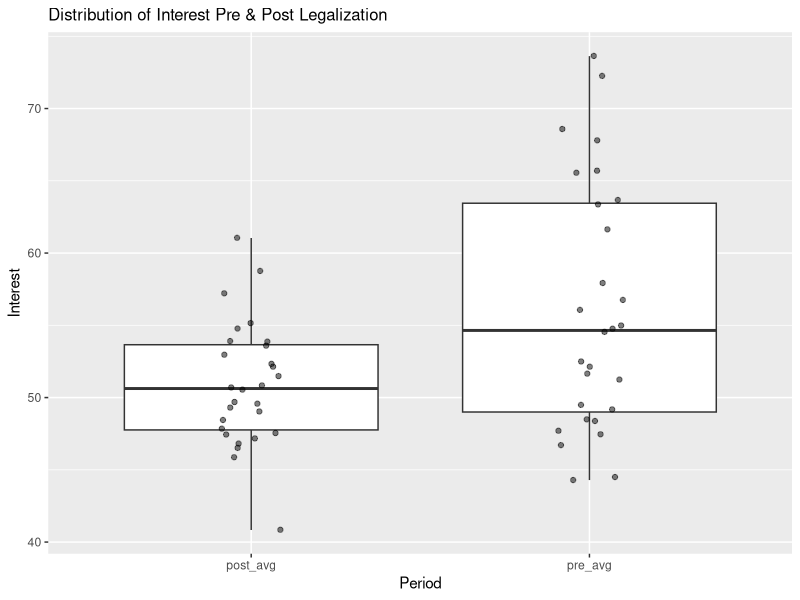
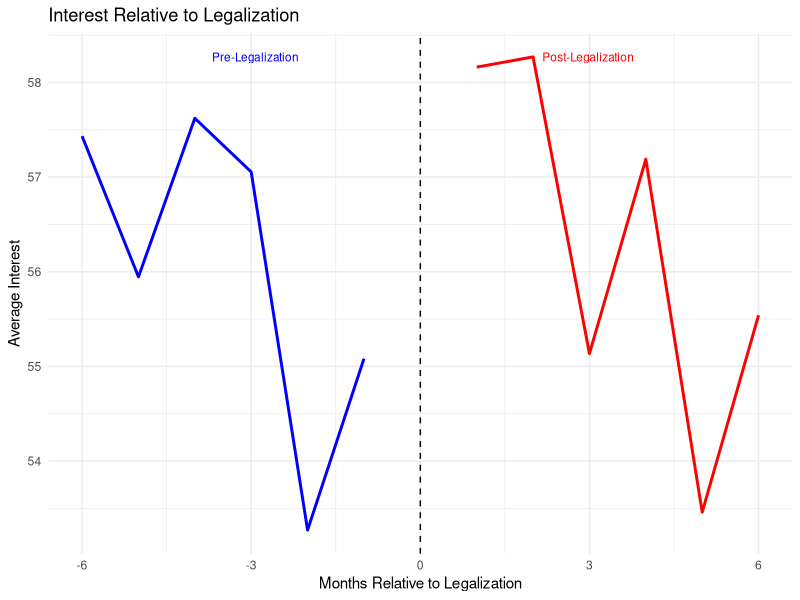
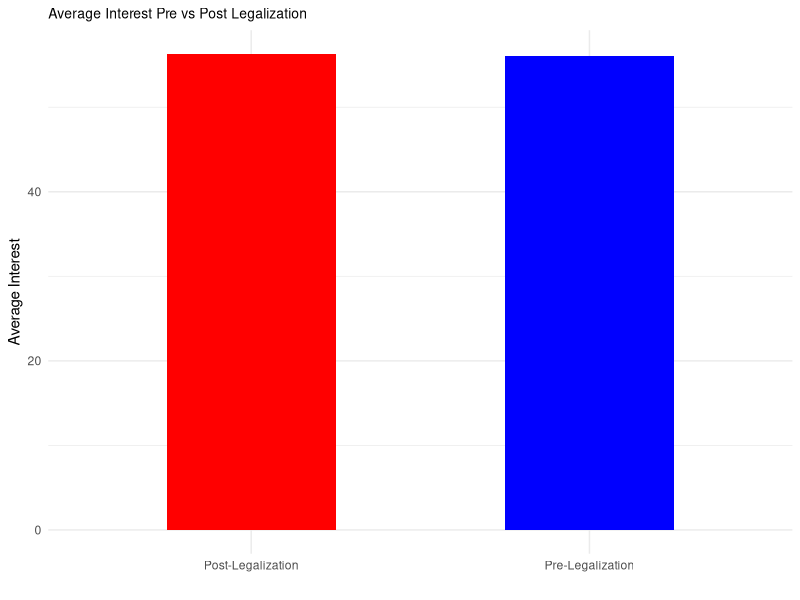
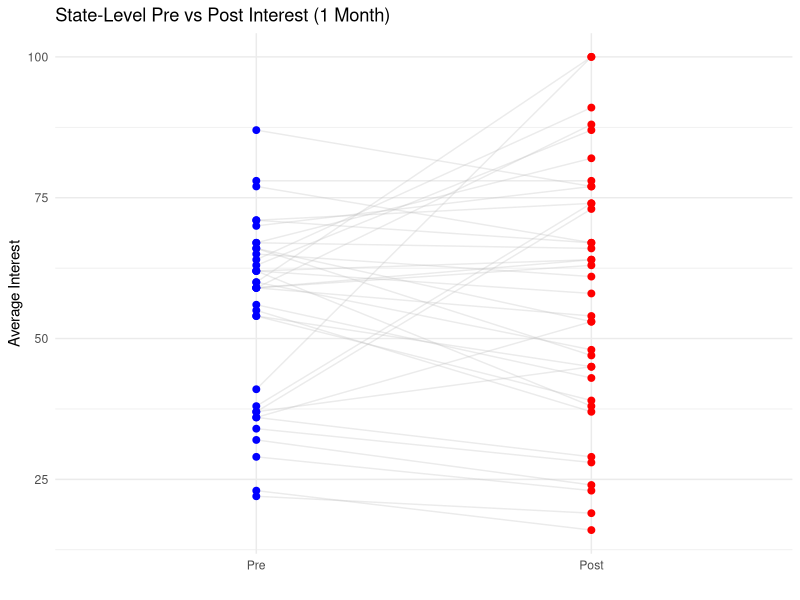
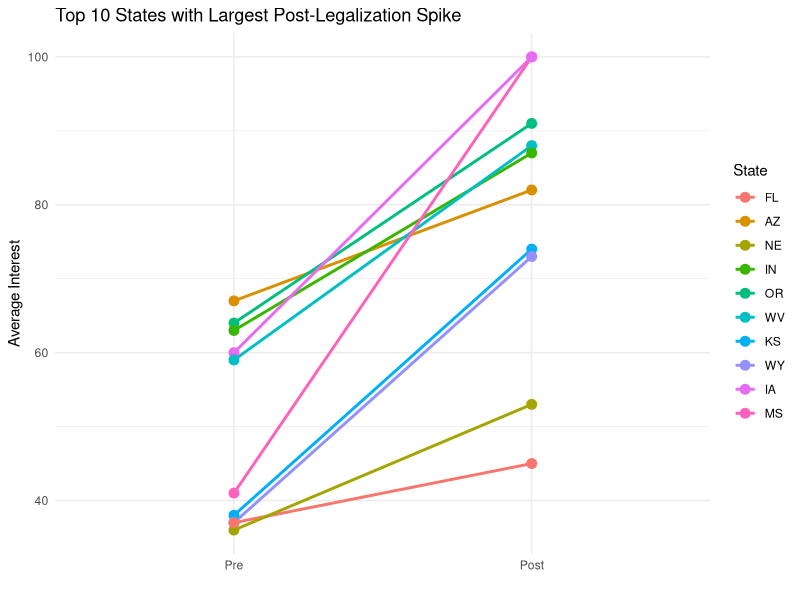
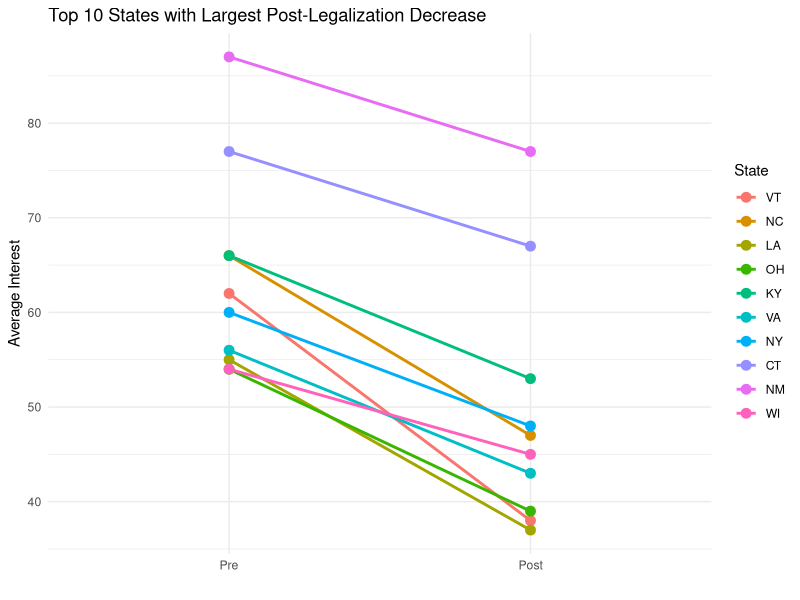
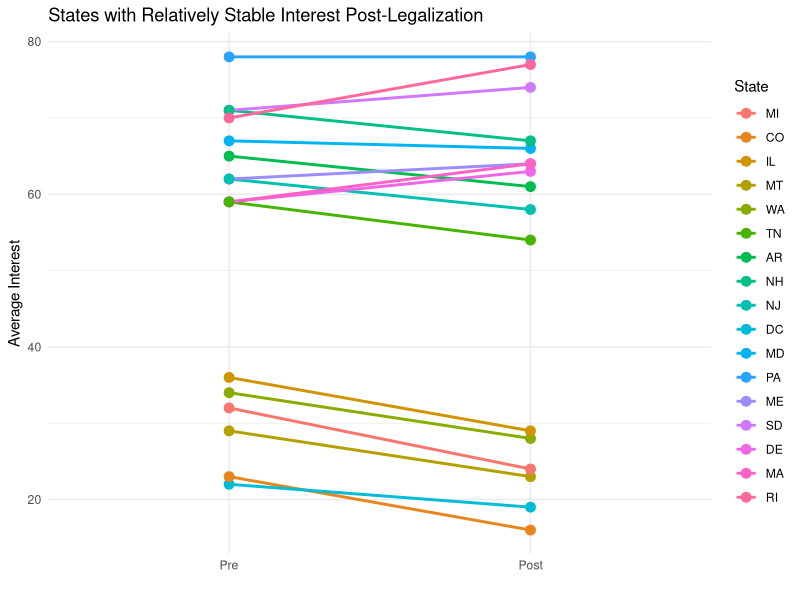
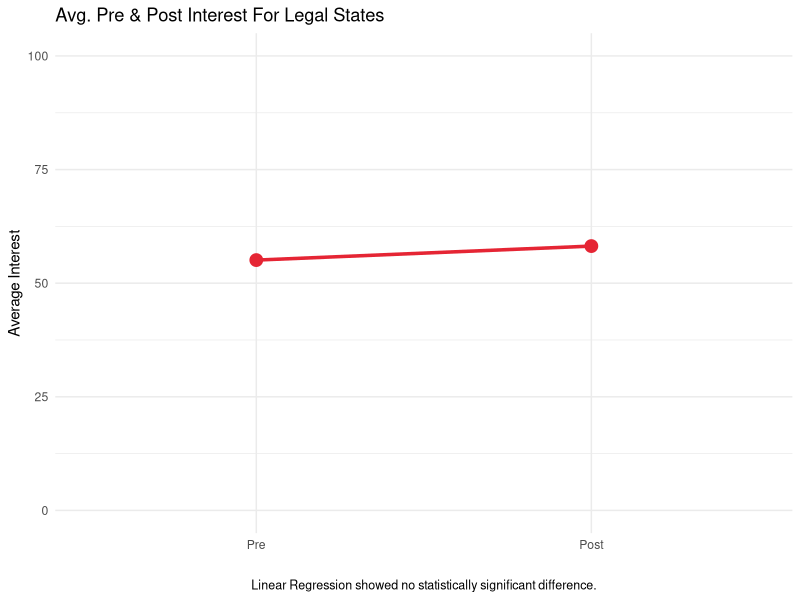

These charts were generated, in order, by the following R code:
## ---- chunk 1
knitr::opts_chunk$set(echo = TRUE)
library(readr)
library(dplyr)
library(lubridate)
library(ggplot2)
library(tidyr)
## ---- chunk 2
data <- read_csv("Full_Dataset.csv")
## ---- chunk 3
legal_states <- data %>%
  filter(Legal_Status == 1)
head(legal_states)

unique(legal_states$Legal_Status) # checking that it worked
## ---- chunk 4
# counting the number of months of data leading up to legalization
legal_states <- legal_states %>%
  group_by(State) %>%
  mutate(time_to_legalization = sum(Pre_Launch)) %>%
  ungroup()

summary(legal_states$time_to_legalization)

legal_states %>% 
  distinct(State, time_to_legalization)
## ---- chunk 5
# fixing date variable
legal_states <- legal_states %>%
  mutate(Date = as.Date(Date, format = "%m/%d/%Y"))

# finding legalization date which will just be the minimum Post_Launch date
legal_states <- legal_states %>%
  group_by(State) %>%
  arrange(Date) %>%
  mutate(
    legalization_date = min(Date[Post_Launch == 1], na.rm = TRUE),
    # backward count of Pre_Launch months
    months_before = ifelse(
      Pre_Launch == 1,
      rev(seq_len(sum(Pre_Launch))),  # reversed running count
      NA
    )
  ) %>%
  ungroup()
## ---- chunk 6
# creating months after variable
legal_states <- legal_states %>%
  group_by(State) %>%
  arrange(Date) %>%
  mutate(
    # months_before as before
    months_before = ifelse(
      Pre_Launch == 1,
      rev(seq_len(sum(Pre_Launch))),
      NA
    ),
    months_after = ifelse(
      Post_Launch == 1,
      cumsum(Post_Launch == 1),
      NA
    )
  ) %>%
  ungroup()
## ---- chunk 7
# overall interest
legal_states %>%
  summarise(
    mean_interest = mean(Interest, na.rm = TRUE),
    median_interest = median(Interest, na.rm = TRUE),
    sd_interest = sd(Interest, na.rm = TRUE)
  )
## ---- chunk 8
# by pre/post legalization
legal_states %>%
  group_by(Pre_Launch, Post_Launch) %>%
  summarise(mean_interest = mean(Interest, na.rm = TRUE),
            sd_interest = sd(Interest, na.rm = TRUE),
            n = n())
## ---- chunk 9
# by online/retail/both
legal_states %>%
  group_by(Online, Retail) %>%
  summarise(mean_interest = mean(Interest, na.rm = TRUE))
## ---- chunk 10
window_months <- 24 # 2 years

legal_states_window <- legal_states %>%
  filter((!is.na(months_before) & months_before <= window_months) |
         (!is.na(months_after) & months_after <= window_months))

# keeping only states with exactly 2 years of data pre and post legalization
state_counts <- legal_states_window %>%
  group_by(State) %>%
  summarise(
    pre_months  = sum(!is.na(months_before) & months_before <= 24),
    post_months = sum(!is.na(months_after)  & months_after <= 24)
  )

valid_states <- state_counts %>%
  filter(pre_months == 24 & post_months == 24) %>%
  pull(State)

legal_states_window <- legal_states_window %>%
  filter(State %in% valid_states,
         (months_before <= 24 & !is.na(months_before)) |
         (months_after  <= 24 & !is.na(months_after)))

# checking
legal_states_window %>%
  group_by(State) %>%
  summarise(
    pre_months  = sum(!is.na(months_before)),
    post_months = sum(!is.na(months_after))
  )

## ---- chunk 11
# computing average pre- and post-legalization interest for each of the 28 states
state_summary <- legal_states_window %>%
  group_by(State) %>%
  summarise(
    pre_avg  = mean(Interest[!is.na(months_before)], na.rm = TRUE),
    post_avg = mean(Interest[!is.na(months_after)], na.rm = TRUE)
  )

state_summary
## ---- chunk 12
# t-test for differences
t.test(state_summary$pre_avg, state_summary$post_avg, paired = TRUE)
## ---- chunk 13
state_summary_long <- state_summary %>%
  pivot_longer(cols = c(pre_avg, post_avg), names_to = "Period", values_to = "Interest")

ggplot(state_summary_long, aes(x = Period, y = Interest)) +
  geom_boxplot() +
  geom_jitter(width = 0.1, alpha = 0.5) +
  labs(title = "Distribution of Interest Pre & Post Legalization") +
  theme(plot.title = element_text(size = 12))
## ---- chunk 14
monthly_trends <- legal_states_window %>%
  mutate(relative_month = ifelse(!is.na(months_before), -months_before, months_after)) %>%
  group_by(relative_month) %>%
  summarise(mean_interest = mean(Interest, na.rm = TRUE))

monthly_trends <- monthly_trends %>%
  mutate(Period = ifelse(relative_month < 0, "Pre-Legalization", "Post-Legalization"))

p <- ggplot(monthly_trends, aes(x = relative_month, y = mean_interest, color = Period)) +
  geom_line(size = 1) +
  geom_vline(xintercept = 0, linetype = "dashed") +
  scale_color_manual(values = c("Pre-Legalization" = "blue", "Post-Legalization" = "red")) +
  labs(
    x = "Months Relative to Legalization",
    y = "Average Interest"
  ) +
  annotate("text", x = -6, y = max(monthly_trends$mean_interest), label = "Pre-Legalization", hjust = 1.1, size = 3, color = "blue") +
  annotate("text", x = 6, y = max(monthly_trends$mean_interest), label = "Post-Legalization", hjust = -0.1, size = 3, color = "red") +
  theme_minimal() +
  theme(legend.position = "none")

ggsave("line_plot.png", plot = p, width = 6, height = 4, dpi = 300)
## ---- chunk 15
window_months <- 6 # 6 months

legal_states_window <- legal_states %>%
  filter((!is.na(months_before) & months_before <= window_months) |
         (!is.na(months_after) & months_after <= window_months))

# keeping only states with exactly 2 years of data pre and post legalization
state_counts <- legal_states_window %>%
  group_by(State) %>%
  summarise(
    pre_months  = sum(!is.na(months_before) & months_before <= 6),
    post_months = sum(!is.na(months_after)  & months_after <= 6)
  )

valid_states <- state_counts %>%
  filter(pre_months == 6 & post_months == 6) %>%
  pull(State)

legal_states_window <- legal_states_window %>%
  filter(State %in% valid_states,
         (months_before <= 6 & !is.na(months_before)) |
         (months_after  <= 6 & !is.na(months_after)))

# checking
legal_states_window %>%
  group_by(State) %>%
  summarise(
    pre_months  = sum(!is.na(months_before)),
    post_months = sum(!is.na(months_after))
  )

# computing average pre- and post-legalization interest for each of the 28 states
state_summary <- legal_states_window %>%
  group_by(State) %>%
  summarise(
    pre_avg  = mean(Interest[!is.na(months_before)], na.rm = TRUE),
    post_avg = mean(Interest[!is.na(months_after)], na.rm = TRUE)
  )

state_summary
## ---- chunk 16
monthly_trends <- legal_states_window %>%
  mutate(relative_month = ifelse(!is.na(months_before), -months_before, months_after)) %>%
  group_by(relative_month) %>%
  summarise(mean_interest = mean(Interest, na.rm = TRUE))

monthly_trends <- monthly_trends %>%
  mutate(Period = ifelse(relative_month < 0, "Pre-Legalization", "Post-Legalization"))

ggplot(monthly_trends, aes(x = relative_month, y = mean_interest, color = Period)) +
  geom_line(size = 1) +
  geom_vline(xintercept = 0, linetype = "dashed") +
  scale_color_manual(values = c("Pre-Legalization" = "blue", "Post-Legalization" = "red")) +
  labs(
    title = "Interest Relative to Legalization",
    x = "Months Relative to Legalization",
    y = "Average Interest"
  ) +
  annotate("text", x = -2, y = max(monthly_trends$mean_interest), label = "Pre-Legalization", hjust = 1.1, size = 3, color = "blue") +
  annotate("text", x = 2, y = max(monthly_trends$mean_interest), label = "Post-Legalization", hjust = -0.1, size = 3, color = "red") +
  theme_minimal() +
  theme(legend.position = "none")
## ---- chunk 17
window_months <- 2 # 2 months

legal_states_window <- legal_states %>%
  filter((!is.na(months_before) & months_before <= window_months) |
         (!is.na(months_after) & months_after <= window_months))

# keeping only states with exactly 2 years of data pre and post legalization
state_counts <- legal_states_window %>%
  group_by(State) %>%
  summarise(
    pre_months  = sum(!is.na(months_before) & months_before <= 2),
    post_months = sum(!is.na(months_after)  & months_after <= 2)
  )

valid_states <- state_counts %>%
  filter(pre_months == 2 & post_months == 2) %>%
  pull(State)

legal_states_window <- legal_states_window %>%
  filter(State %in% valid_states,
         (months_before <= 2 & !is.na(months_before)) |
         (months_after  <= 2 & !is.na(months_after)))

# checking
legal_states_window %>%
  group_by(State) %>%
  summarise(
    pre_months  = sum(!is.na(months_before)),
    post_months = sum(!is.na(months_after))
  )

# computing average pre- and post-legalization interest for each of the 28 states
state_summary <- legal_states_window %>%
  group_by(State) %>%
  summarise(
    pre_avg  = mean(Interest[!is.na(months_before)], na.rm = TRUE),
    post_avg = mean(Interest[!is.na(months_after)], na.rm = TRUE)
  )

state_summary
## ---- chunk 18
# aggregate by pre/post
monthly_trends_bar <- monthly_trends %>%
  group_by(Period) %>%
  summarise(mean_interest = mean(mean_interest, na.rm = TRUE))

# bar plot instead of line
ggplot(monthly_trends_bar, aes(x = Period, y = mean_interest, fill = Period)) +
  geom_col(width = 0.5) +
  scale_fill_manual(values = c("Pre-Legalization" = "blue", "Post-Legalization" = "red")) +
  labs(
    title = "Average Interest Pre vs Post Legalization",
    x = "",
    y = "Average Interest"
  ) +
  theme_minimal() +
  theme(legend.position = "none",
        plot.title = element_text(size = 10))

## ---- chunk 19
state_summary_small <- legal_states_window %>%
  mutate(Period = ifelse(!is.na(months_before), "Pre", "Post")) %>%
  group_by(State, Period) %>%
  summarise(mean_interest = mean(Interest, na.rm = TRUE), .groups = "drop") %>%
  pivot_wider(names_from = Period, values_from = mean_interest)

state_summary_small
## ---- chunk 20
# ttest
t_test_small <- t.test(state_summary_small$Pre, state_summary_small$Post, paired = TRUE)

t_test_small
## ---- chunk 21
window_months <- 1 # 1 month

legal_states_window <- legal_states %>%
  filter((!is.na(months_before) & months_before <= window_months) |
         (!is.na(months_after) & months_after <= window_months))

# keeping only states with exactly 1 month of data pre and post legalization
state_counts <- legal_states_window %>%
  group_by(State) %>%
  summarise(
    pre_months  = sum(!is.na(months_before) & months_before <= 1),
    post_months = sum(!is.na(months_after)  & months_after <= 1)
  )

valid_states <- state_counts %>%
  filter(pre_months == 1 & post_months == 1) %>%
  pull(State)

legal_states_window <- legal_states_window %>%
  filter(State %in% valid_states,
         (months_before <= 1 & !is.na(months_before)) |
         (months_after  <= 1 & !is.na(months_after)))

# checking
legal_states_window %>%
  group_by(State) %>%
  summarise(
    pre_months  = sum(!is.na(months_before)),
    post_months = sum(!is.na(months_after))
  )

# computing average pre- and post-legalization interest for each of the 28 states
state_summary <- legal_states_window %>%
  group_by(State) %>%
  summarise(
    pre_avg  = mean(Interest[!is.na(months_before)], na.rm = TRUE),
    post_avg = mean(Interest[!is.na(months_after)], na.rm = TRUE)
  )

state_summary
## ---- chunk 22
state_summary_small <- legal_states_window %>%
  mutate(Period = ifelse(!is.na(months_before), "Pre", "Post")) %>%
  group_by(State, Period) %>%
  summarise(mean_interest = mean(Interest, na.rm = TRUE), .groups = "drop") %>%
  pivot_wider(names_from = Period, values_from = mean_interest)

state_summary_small <- state_summary_small %>%
  mutate(diff = Post - Pre)


state_summary_small

# ttest
t_test_small <- t.test(state_summary_small$Pre, state_summary_small$Post, paired = TRUE)

t_test_small
## ---- chunk 23
library(forcats)

state_summary_small_long <- state_summary_small %>%
  pivot_longer(cols = c(Pre, Post), names_to = "Period", values_to = "Interest") %>%
  mutate(
    Period = factor(Period, levels = c("Pre", "Post")),  # ensures Pre is on left
    State = fct_reorder(State, diff)                    # reorder states by Post-Pre difference
  )


ggplot(state_summary_small_long, aes(x = Period, y = Interest, group = State)) +
  geom_line(alpha = 0.3, color = "gray") +       # faint line connecting pre/post
  geom_point(aes(color = Period), size = 2) +    # color-coded points
  scale_color_manual(values = c("Pre" = "blue", "Post" = "red")) +
  labs(
    title = "State-Level Pre vs Post Interest (1 Month)",
    y = "Average Interest",
    x = ""
  ) +
  theme_minimal() +
  theme(legend.position = "none")

## ---- chunk 24
top_spike_states <- state_summary_small %>%
  mutate(diff = Post - Pre) %>%
  arrange(desc(diff)) %>%
  head(10)  # top 10 

top_spike_states
## ---- chunk 25
state_summary_small <- state_summary_small %>%
  mutate(diff = Post - Pre)

# top 10 increasing states
top_increase <- state_summary_small %>%
  arrange(desc(diff)) %>%
  head(10)

# top 10 decreasing states
top_decrease <- state_summary_small %>%
  arrange(diff) %>%
  head(10)

# remaining 8 states are relatively stable (smallest absolute diff)
stable_states <- state_summary_small %>%
  filter(!State %in% c(top_increase$State, top_decrease$State)) %>%
  arrange(abs(diff))  # sort by smallest absolute change
## ---- chunk 26
top_increase_long <- top_increase %>%
  pivot_longer(cols = c(Pre, Post), names_to = "Period", values_to = "Interest") %>%
  mutate(
    Period = factor(Period, levels = c("Pre", "Post")),
    State = fct_reorder(State, diff)
  )

ggplot(top_increase_long, aes(x = Period, y = Interest, group = State)) +
  geom_line(aes(color = State), size = 1) +
  geom_point(aes(color = State), size = 3) +
  labs(
    title = "Top 10 States with Largest Post-Legalization Spike",
    y = "Average Interest",
    x = ""
  ) +
  theme_minimal() +
  theme(legend.position = "right")

## ---- chunk 27
top_decrease_long <- top_decrease %>%
  pivot_longer(cols = c(Pre, Post), names_to = "Period", values_to = "Interest") %>%
  mutate(
    Period = factor(Period, levels = c("Pre", "Post")),
    State = fct_reorder(State, diff)
  )

ggplot(top_decrease_long, aes(x = Period, y = Interest, group = State)) +
  geom_line(aes(color = State), size = 1) +
  geom_point(aes(color = State), size = 3) +
  labs(
    title = "Top 10 States with Largest Post-Legalization Decrease",
    y = "Average Interest",
    x = ""
  ) +
  theme_minimal() +
  theme(legend.position = "right")

## ---- chunk 28
stable_states_long <- stable_states %>%
  pivot_longer(cols = c(Pre, Post), names_to = "Period", values_to = "Interest") %>%
  mutate(
    Period = factor(Period, levels = c("Pre", "Post")),
    State = fct_reorder(State, diff)
  )

ggplot(stable_states_long, aes(x = Period, y = Interest, group = State)) +
  geom_line(aes(color = State), size = 1) +
  geom_point(aes(color = State), size = 3) +
  labs(
    title = "States with Relatively Stable Interest Post-Legalization",
    y = "Average Interest",
    x = ""
  ) +
  theme_minimal() +
  theme(legend.position = "right")

## ---- chunk 29
state_summary_small %>%
  mutate(Group = case_when(
    State %in% top_increase$State ~ "Top Increase",
    State %in% top_decrease$State ~ "Top Decrease",
    TRUE ~ "Stable"
  )) %>%
  arrange(desc(diff)) %>%
  select(State, Pre, Post, diff, Group)

## ---- chunk 30
# Calculate overall Pre/Post averages for legal states
legal_avg <- state_summary_small %>%
  summarize(
    Pre = mean(Pre, na.rm = TRUE),
    Post = mean(Post, na.rm = TRUE)
  ) %>%
  pivot_longer(cols = c(Pre, Post),
               names_to = "Period",
               values_to = "Interest") %>%
  mutate(
    Period = factor(Period, levels = c("Pre", "Post"))
  )

# Plot
ggplot(legal_avg, aes(x = Period, y = Interest, group = 1)) +
  geom_line(size = 1.2, color = "#e52534") +  # one clean line
  geom_point(size = 4, color = "#e52534") +  # larger points
  labs(
    title = "Avg. Pre & Post Interest For Legal States",
    caption = "Linear Regression showed no statistically significant difference.",
    y = "Average Interest",
    x = ""
  ) +
  theme_minimal() +
  theme(plot.caption = element_text(size = 9, hjust = 0.5)
  )+ scale_y_continuous(limits = c(0, 100))
